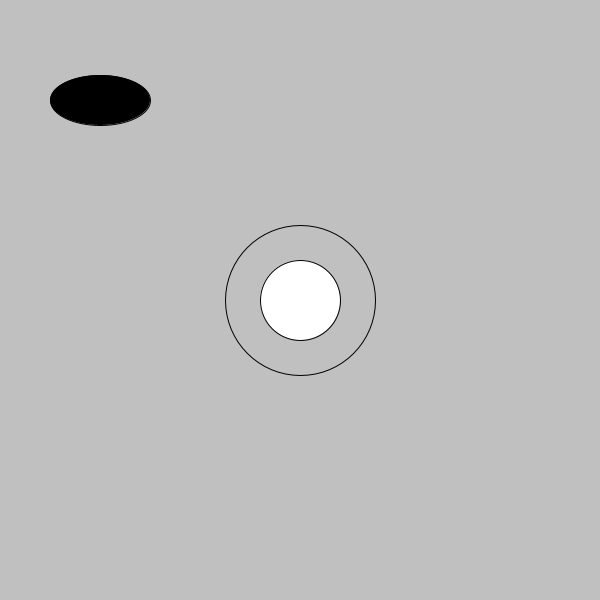
Frame 1 (no input)
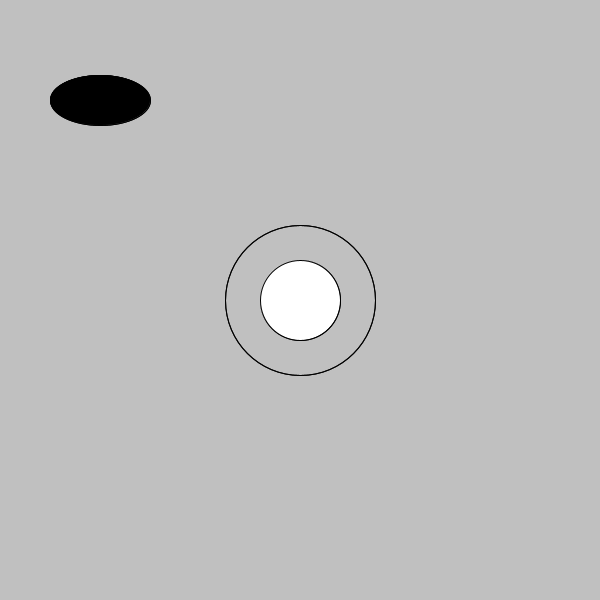
Frame 2 (the mouse pressed at the canvas centre, redrawn once)

The Processing sketch that drew these frames (run headless with seeded random() and noise(); the mouse was pressed at the canvas centre and the sketch redrawn once):

// Processing sketch: kolka
// ── kolka.pde

void setup(){
  size(600,600);

  noLoop();

  smooth();

  background(192);
  
}

void draw(){
  stroke(0);
  fill(0);
  ellipse(100,100,100,50);
  
  stroke(0);
  fill(255);
  ellipseMode(CENTER);
  ellipse(300,300,80,80);
  
  noFill();
  ellipse(300,300,150,150);
}
